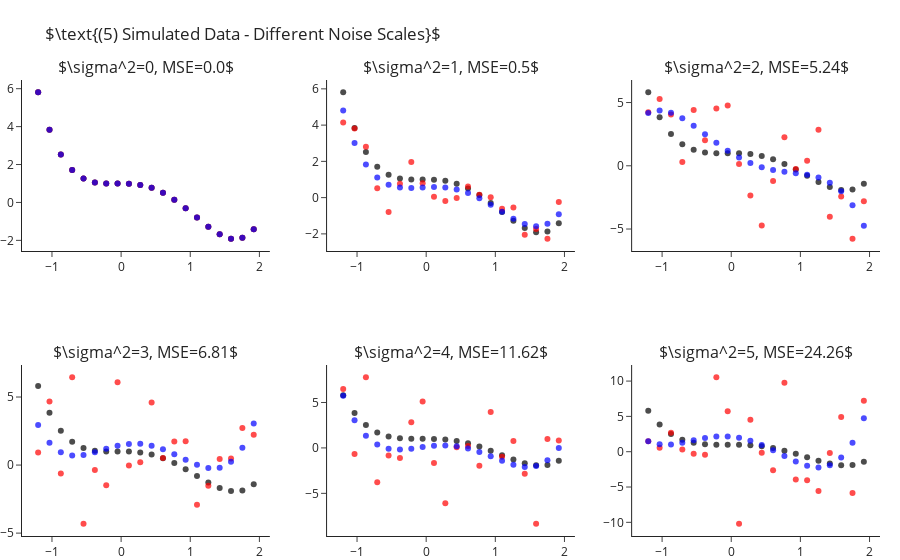

The notebook cell saved with this chart:
### Markdown cell above
How is it that we are able to fit "better" models for $k$s larger than the true one? As we increase $k$ we enable the model
more "degrees of freedom" to try and adapt itself to the observed data. The higher $k$ the more the learner will "go after
the noise" and miss the real signal of the data. In other words, what we have just observed is what is known as **overfitting**.

Later in the course we will learn methods for detection and avoidance of overfitting.


## Fitting Polynomial Over Different Sample Noise Levels

Next, let us set $k=4$ (the true values) and study the outputted models when training over different noise levels. Though
we will only be changing the scale of the noise (i.e. the variance, $\sigma^2$), changing other properties such as its
distribution is interesting too. As we would expect, as we increase the scale of the noise our error increases. We can
observe this also in a visual manner, where the fitted polynomial (in blue) less and less resembles the actual model (in black).

### Code cell
scales = range(6)
fig = make_subplots(2, 3, subplot_titles=list(map(str, scales)))
for i, s in enumerate(scales):
    r,c = i//3+1, i%3+1
    
    y = y_ + np.random.normal(scale=s, size=len(y_))
    y_hat = make_pipeline(PolynomialFeatures(4), LinearRegression(fit_intercept=False)).fit(X, y).predict(X)

    fig.add_traces([go.Scatter(x=x, y=y_, mode="markers", name="Real Points",  marker=dict(color="black", opacity=.7), showlegend=False),
                    go.Scatter(x=x, y=y, mode="markers", name="Observed Points",  marker=dict(color="red", opacity=.7), showlegend=False),
                    go.Scatter(x=x, y=y_hat, mode="markers", name="Predicted Points",  marker=dict(color="blue", opacity=.7), showlegend=False)], rows=r, cols=c)
    fig["layout"]["annotations"][i]["text"] = rf"$\sigma^2={{0}}, MSE={{1}}$".format(s, round(np.mean((y-y_hat)**2), 2))

fig.update_layout(title=r"$\text{(5) Simulated Data - Different Noise Scales}$", margin=dict(t=80)).show()

### Figure 1 — Plotly figure (JSON) as saved in the notebook; plotly's stock layout.template omitted (floating-point values rounded to 4 significant figures)
{"data": [{"marker": {"color": "black", "opacity": 0.7}, "mode": "markers", "name": "Real Points", "showlegend": false, "type": "scatter", "x": [-1.2, -1.036, -0.8718, -0.7077, -0.5436, -0.3795, -0.2154, -0.05128, 0.1128, 0.2769, 0.441, 0.6051, 0.7692, 0.9333, 1.097, 1.262, 1.426, 1.59, 1.754, 1.918], "xaxis": "x", "y": [5.81, 3.838, 2.523, 1.709, 1.261, 1.058, 0.9989, 0.999, 0.9909, 0.9251, 0.769, 0.5078, 0.1439, -0.3028, -0.7951, -1.278, -1.68, -1.912, -1.866, -1.418], "yaxis": "y"}, {"marker": {"color": "red", "opacity": 0.7}, "mode": "markers", "name": "Observed Points", "showlegend": false, "type": "scatter", "x": [-1.2, -1.036, -0.8718, -0.7077, -0.5436, -0.3795, -0.2154, -0.05128, 0.1128, 0.2769, 0.441, 0.6051, 0.7692, 0.9333, 1.097, 1.262, 1.426, 1.59, 1.754, 1.918], "xaxis": "x", "y": [5.81, 3.838, 2.523, 1.709, 1.261, 1.058, 0.9989, 0.999, 0.9909, 0.9251, 0.769, 0.5078, 0.1439, -0.3028, -0.7951, -1.278, -1.68, -1.912, -1.866, -1.418], "yaxis": "y"}, {"marker": {"color": "blue", "opacity": 0.7}, "mode": "markers", "name": "Predicted Points", "showlegend": false, "type": "scatter", "x": [-1.2, -1.036, -0.8718, -0.7077, -0.5436, -0.3795, -0.2154, -0.05128, 0.1128, 0.2769, 0.441, 0.6051, 0.7692, 0.9333, 1.097, 1.262, 1.426, 1.59, 1.754, 1.918], "xaxis": "x", "y": [5.81, 3.838, 2.523, 1.709, 1.261, 1.058, 0.9989, 0.999, 0.9909, 0.9251, 0.769, 0.5078, 0.1439, -0.3028, -0.7951, -1.278, -1.68, -1.912, -1.866, -1.418], "yaxis": "y"}, {"marker": {"color": "black", "opacity": 0.7}, "mode": "markers", "name": "Real Points", "showlegend": false, "type": "scatter", "x": [-1.2, -1.036, -0.8718, -0.7077, -0.5436, -0.3795, -0.2154, -0.05128, 0.1128, 0.2769, 0.441, 0.6051, 0.7692, 0.9333, 1.097, 1.262, 1.426, 1.59, 1.754, 1.918], "xaxis": "x2", "y": [5.81, 3.838, 2.523, 1.709, 1.261, 1.058, 0.9989, 0.999, 0.9909, 0.9251, 0.769, 0.5078, 0.1439, -0.3028, -0.7951, -1.278, -1.68, -1.912, -1.866, -1.418], "yaxis": "y2"}, {"marker": {"color": "red", "opacity": 0.7}, "mode": "markers", "name": "Observed Points", "showlegend": false, "type": "scatter", "x": [-1.2, -1.036, -0.8718, -0.7077, -0.5436, -0.3795, -0.2154, -0.05128, 0.1128, 0.2769, 0.441, 0.6051, 0.7692, 0.9333, 1.097, 1.262, 1.426, 1.59, 1.754, 1.918], "xaxis": "x2", "y": [4.141, 3.806, 2.802, 0.5183, -0.7885, 0.7618, 1.959, 0.7897, 0.04761, -0.1833, -0.02132, 0.6091, 0.1563, 0.02708, -0.6193, -0.539, -2.048, -1.728, -2.266, -0.2395], "yaxis": "y2"}, {"marker": {"color": "blue", "opacity": 0.7}, "mode": "markers", "name": "Predicted Points", "showlegend": false, "type": "scatter", "x": [-1.2, -1.036, -0.8718, -0.7077, -0.5436, -0.3795, -0.2154, -0.05128, 0.1128, 0.2769, 0.441, 0.6051, 0.7692, 0.9333, 1.097, 1.262, 1.426, 1.59, 1.754, 1.918], "xaxis": "x2", "y": [4.812, 3.018, 1.83, 1.104, 0.7157, 0.5547, 0.5274, 0.5566, 0.5809, 0.5549, 0.4495, 0.2517, -0.03564, -0.3933, -0.786, -1.163, -1.455, -1.581, -1.44, -0.9165], "yaxis": "y2"}, {"marker": {"color": "black", "opacity": 0.7}, "mode": "markers", "name": "Real Points", "showlegend": false, "type": "scatter", "x": [-1.2, -1.036, -0.8718, -0.7077, -0.5436, -0.3795, -0.2154, -0.05128, 0.1128, 0.2769, 0.441, 0.6051, 0.7692, 0.9333, 1.097, 1.262, 1.426, 1.59, 1.754, 1.918], "xaxis": "x3", "y": [5.81, 3.838, 2.523, 1.709, 1.261, 1.058, 0.9989, 0.999, 0.9909, 0.9251, 0.769, 0.5078, 0.1439, -0.3028, -0.7951, -1.278, -1.68, -1.912, -1.866, -1.418], "yaxis": "y3"}, {"marker": {"color": "red", "opacity": 0.7}, "mode": "markers", "name": "Observed Points", "showlegend": false, "type": "scatter", "x": [-1.2, -1.036, -0.8718, -0.7077, -0.5436, -0.3795, -0.2154, -0.05128, 0.1128, 0.2769, 0.441, 0.6051, 0.7692, 0.9333, 1.097, 1.262, 1.426, 1.59, 1.754, 1.918], "xaxis": "x3", "y": [4.223, 5.285, 4.053, 0.3055, 4.414, 2.026, 4.539, 4.759, 0.1476, -2.357, -4.726, -1.201, 2.247, -0.2534, 0.3945, 2.849, -4.023, -2.425, -5.764, -2.795], "yaxis": "y3"}, {"marker": {"color": "blue", "opacity": 0.7}, "mode": "markers", "name": "Predicted Points", "showlegend": false, "type": "scatter", "x": [-1.2, -1.036, -0.8718, -0.7077, -0.5436, -0.3795, -0.2154, -0.05128, 0.1128, 0.2769, 0.441, 0.6051, 0.7692, 0.9333, 1.097, 1.262, 1.426, 1.59, 1.754, 1.918], "xaxis": "x3", "y": [4.175, 4.377, 4.202, 3.767, 3.171, 2.5, 1.823, 1.193, 0.6488, 0.211, -0.1138, -0.3353, -0.4789, -0.5857, -0.7127, -0.9326, -1.334, -2.02, -3.112, -4.746], "yaxis": "y3"}, {"marker": {"color": "black", "opacity": 0.7}, "mode": "markers", "name": "Real Points", "showlegend": false, "type": "scatter", "x": [-1.2, -1.036, -0.8718, -0.7077, -0.5436, -0.3795, -0.2154, -0.05128, 0.1128, 0.2769, 0.441, 0.6051, 0.7692, 0.9333, 1.097, 1.262, 1.426, 1.59, 1.754, 1.918], "xaxis": "x4", "y": [5.81, 3.838, 2.523, 1.709, 1.261, 1.058, 0.9989, 0.999, 0.9909, 0.9251, 0.769, 0.5078, 0.1439, -0.3028, -0.7951, -1.278, -1.68, -1.912, -1.866, -1.418], "yaxis": "y4"}, {"marker": {"color": "red", "opacity": 0.7}, "mode": "markers", "name": "Observed Points", "showlegend": false, "type": "scatter", "x": [-1.2, -1.036, -0.8718, -0.7077, -0.5436, -0.3795, -0.2154, -0.05128, 0.1128, 0.2769, 0.441, 0.6051, 0.7692, 0.9333, 1.097, 1.262, 1.426, 1.59, 1.754, 1.918], "xaxis": "x4", "y": [0.9301, 4.671, -0.6197, 6.449, -4.308, -0.3587, -1.478, 6.087, -0.03538, 0.2011, 4.603, 0.5207, 1.733, 1.756, -2.921, -1.515, 0.4526, 0.4888, 2.727, 2.231], "yaxis": "y4"}, {"marker": {"color": "blue", "opacity": 0.7}, "mode": "markers", "name": "Predicted Points", "showlegend": false, "type": "scatter", "x": [-1.2, -1.036, -0.8718, -0.7077, -0.5436, -0.3795, -0.2154, -0.05128, 0.1128, 0.2769, 0.441, 0.6051, 0.7692, 0.9333, 1.097, 1.262, 1.426, 1.59, 1.754, 1.918], "xaxis": "x4", "y": [2.939, 1.637, 0.9497, 0.703, 0.7443, 0.9446, 1.198, 1.421, 1.554, 1.56, 1.426, 1.161, 0.797, 0.3901, 0.0186, -0.2157, -0.1881, 0.2492, 1.267, 3.06], "yaxis": "y4"}, {"marker": {"color": "black", "opacity": 0.7}, "mode": "markers", "name": "Real Points", "showlegend": false, "type": "scatter", "x": [-1.2, -1.036, -0.8718, -0.7077, -0.5436, -0.3795, -0.2154, -0.05128, 0.1128, 0.2769, 0.441, 0.6051, 0.7692, 0.9333, 1.097, 1.262, 1.426, 1.59, 1.754, 1.918], "xaxis": "x5", "y": [5.81, 3.838, 2.523, 1.709, 1.261, 1.058, 0.9989, 0.999, 0.9909, 0.9251, 0.769, 0.5078, 0.1439, -0.3028, -0.7951, -1.278, -1.68, -1.912, -1.866, -1.418], "yaxis": "y5"}, {"marker": {"color": "red", "opacity": 0.7}, "mode": "markers", "name": "Observed Points", "showlegend": false, "type": "scatter", "x": [-1.2, -1.036, -0.8718, -0.7077, -0.5436, -0.3795, -0.2154, -0.05128, 0.1128, 0.2769, 0.441, 0.6051, 0.7692, 0.9333, 1.097, 1.262, 1.426, 1.59, 1.754, 1.918], "xaxis": "x5", "y": [6.495, -0.6657, 7.773, -3.788, -0.8238, -1.108, 2.834, 5.122, -1.657, -6.084, 0.08135, 0.2083, -1.957, 3.956, -0.984, 0.7487, -2.843, -8.34, 0.9838, 0.8159], "yaxis": "y5"}, {"marker": {"color": "blue", "opacity": 0.7}, "mode": "markers", "name": "Predicted Points", "showlegend": false, "type": "scatter", "x": [-1.2, -1.036, -0.8718, -0.7077, -0.5436, -0.3795, -0.2154, -0.05128, 0.1128, 0.2769, 0.441, 0.6051, 0.7692, 0.9333, 1.097, 1.262, 1.426, 1.59, 1.754, 1.918], "xaxis": "x5", "y": [5.741, 3.053, 1.34, 0.3645, -0.08161, -0.1789, -0.08044, 0.08875, 0.2313, 0.2776, 0.1858, -0.05803, -0.4402, -0.919, -1.425, -1.862, -2.104, -1.999, -1.367, 0.001621], "yaxis": "y5"}, {"marker": {"color": "black", "opacity": 0.7}, "mode": "markers", "name": "Real Points", "showlegend": false, "type": "scatter", "x": [-1.2, -1.036, -0.8718, -0.7077, -0.5436, -0.3795, -0.2154, -0.05128, 0.1128, 0.2769, 0.441, 0.6051, 0.7692, 0.9333, 1.097, 1.262, 1.426, 1.59, 1.754, 1.918], "xaxis": "x6", "y": [5.81, 3.838, 2.523, 1.709, 1.261, 1.058, 0.9989, 0.999, 0.9909, 0.9251, 0.769, 0.5078, 0.1439, -0.3028, -0.7951, -1.278, -1.68, -1.912, -1.866, -1.418], "yaxis": "y6"}, {"marker": {"color": "red", "opacity": 0.7}, "mode": "markers", "name": "Observed Points", "showlegend": false, "type": "scatter", "x": [-1.2, -1.036, -0.8718, -0.7077, -0.5436, -0.3795, -0.2154, -0.05128, 0.1128, 0.2769, 0.441, 0.6051, 0.7692, 0.9333, 1.097, 1.262, 1.426, 1.59, 1.754, 1.918], "xaxis": "x6", "y": [1.493, 0.5442, 2.681, 0.3294, -0.3002, -0.4292, 10.53, 5.715, -10.19, 4.532, -0.1571, -2.638, 9.77, -3.948, -4.026, -5.548, -0.1896, 4.902, -5.859, 7.229], "yaxis": "y6"}, {"marker": {"color": "blue", "opacity": 0.7}, "mode": "markers", "name": "Predicted Points", "showlegend": false, "type": "scatter", "x": [-1.2, -1.036, -0.8718, -0.7077, -0.5436, -0.3795, -0.2154, -0.05128, 0.1128, 0.2769, 0.441, 0.6051, 0.7692, 0.9333, 1.097, 1.262, 1.426, 1.59, 1.754, 1.918], "xaxis": "x6", "y": [1.497, 1.047, 1.034, 1.274, 1.616, 1.937, 2.143, 2.169, 1.98, 1.569, 0.9599, 0.2037, -0.6184, -1.396, -1.989, -2.231, -1.921, -0.8352, 1.284, 4.722], "yaxis": "y6"}], "layout": {"annotations": [{"font": {"size": 16}, "showarrow": false, "text": "$\\sigma^2=0, MSE=0.0$", "x": 0.1444, "xanchor": "center", "xref": "paper", "y": 1, "yanchor": "bottom", "yref": "paper"}, {"font": {"size": 16}, "showarrow": false, "text": "$\\sigma^2=1, MSE=0.5$", "x": 0.5, "xanchor": "center", "xref": "paper", "y": 1, "yanchor": "bottom", "yref": "paper"}, {"font": {"size": 16}, "showarrow": false, "text": "$\\sigma^2=2, MSE=5.24$", "x": 0.8556, "xanchor": "center", "xref": "paper", "y": 1, "yanchor": "bottom", "yref": "paper"}, {"font": {"size": 16}, "showarrow": false, "text": "$\\sigma^2=3, MSE=6.81$", "x": 0.1444, "xanchor": "center", "xref": "paper", "y": 0.375, "yanchor": "bottom", "yref": "paper"}, {"font": {"size": 16}, "showarrow": false, "text": "$\\sigma^2=4, MSE=11.62$", "x": 0.5, "xanchor": "center", "xref": "paper", "y": 0.375, "yanchor": "bottom", "yref": "paper"}, {"font": {"size": 16}, "showarrow": false, "text": "$\\sigma^2=5, MSE=24.26$", "x": 0.8556, "xanchor": "center", "xref": "paper", "y": 0.375, "yanchor": "bottom", "yref": "paper"}], "margin": {"t": 80}, "title": {"text": "$\\text{(5) Simulated Data - Different Noise Scales}$"}, "xaxis": {"anchor": "y", "domain": [0, 0.2889]}, "xaxis2": {"anchor": "y2", "domain": [0.3556, 0.6444]}, "xaxis3": {"anchor": "y3", "domain": [0.7111, 1]}, "xaxis4": {"anchor": "y4", "domain": [0, 0.2889]}, "xaxis5": {"anchor": "y5", "domain": [0.3556, 0.6444]}, "xaxis6": {"anchor": "y6", "domain": [0.7111, 1]}, "yaxis": {"anchor": "x", "domain": [0.625, 1]}, "yaxis2": {"anchor": "x2", "domain": [0.625, 1]}, "yaxis3": {"anchor": "x3", "domain": [0.625, 1]}, "yaxis4": {"anchor": "x4", "domain": [0, 0.375]}, "yaxis5": {"anchor": "x5", "domain": [0, 0.375]}, "yaxis6": {"anchor": "x6", "domain": [0, 0.375]}}}
